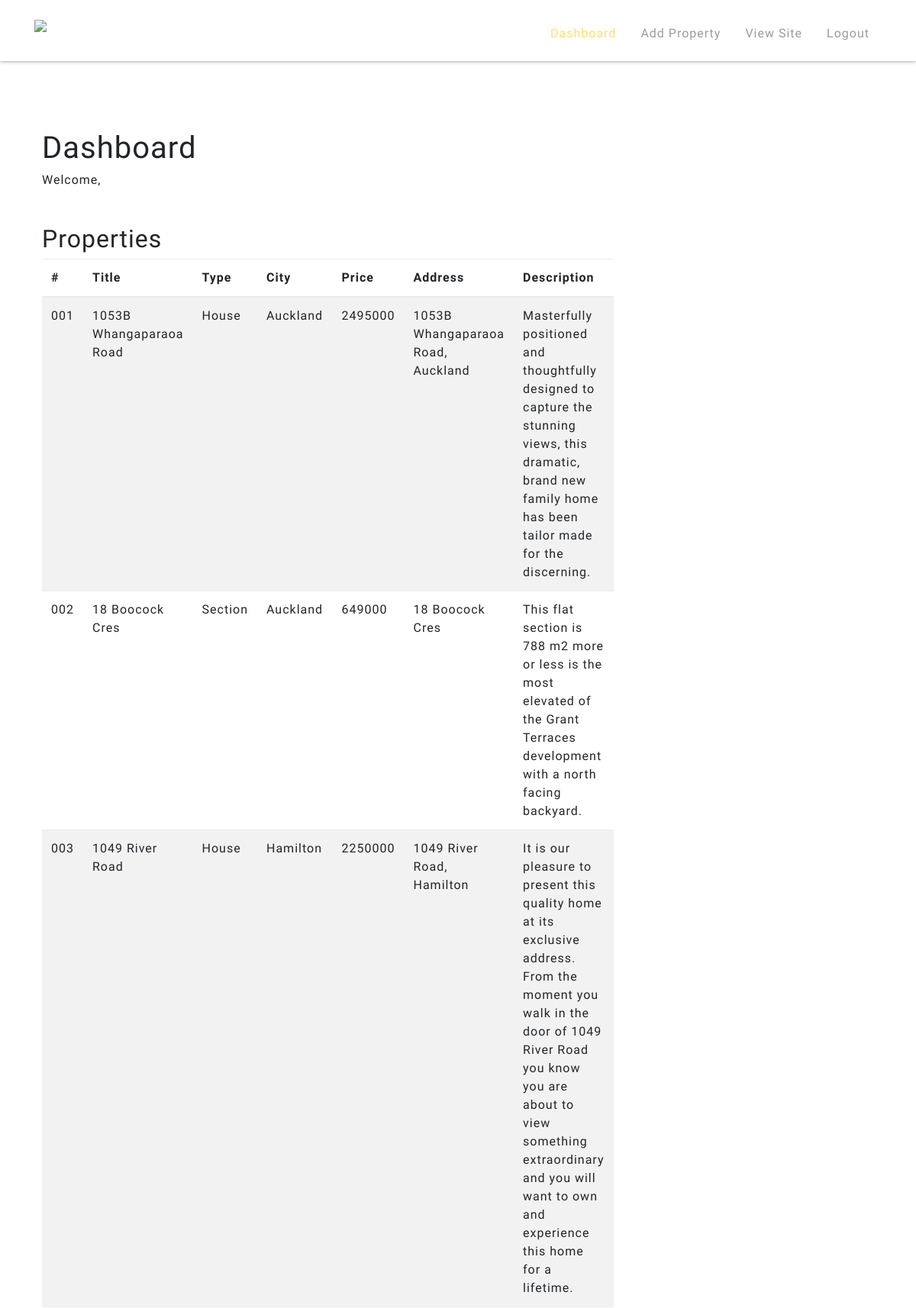
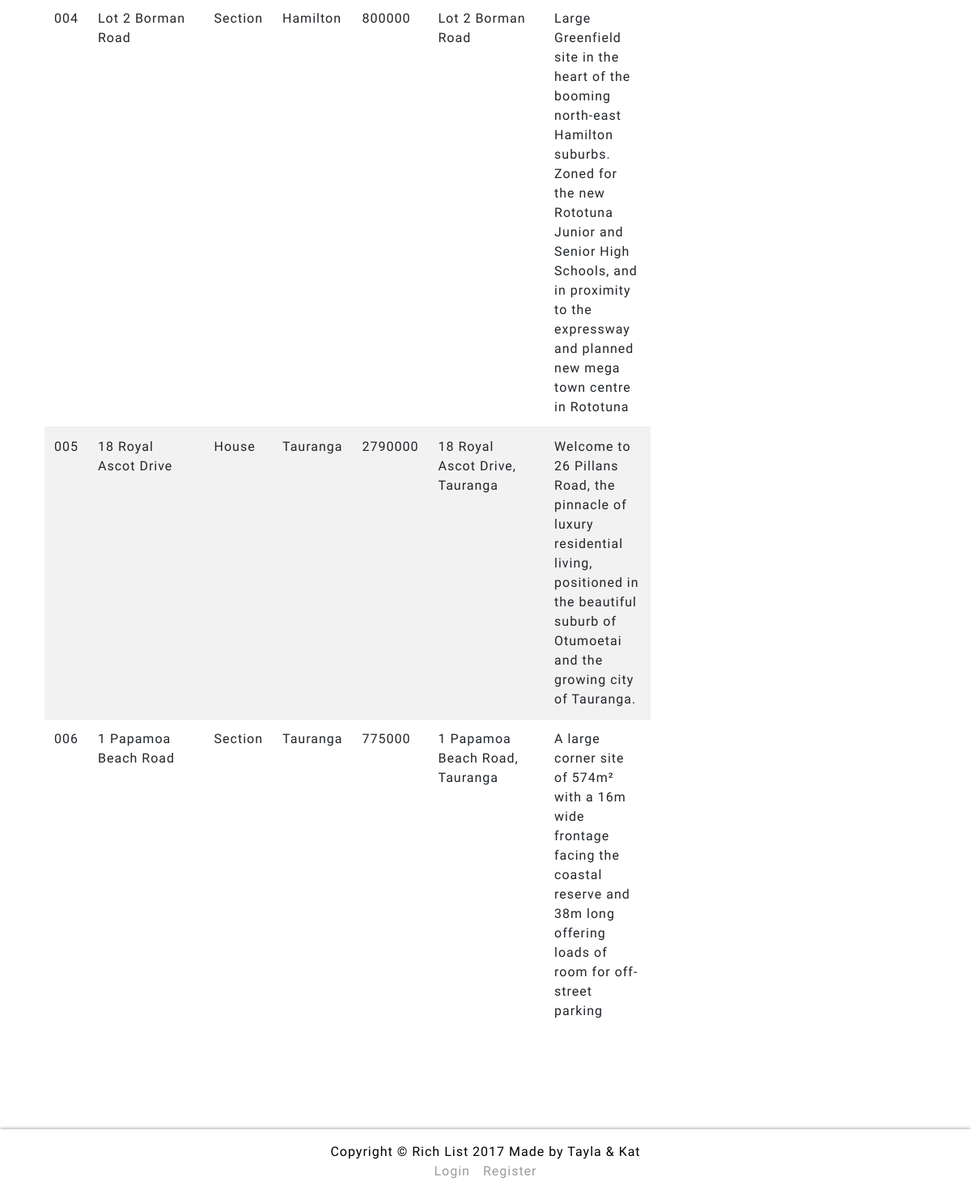
Screenshot of /dashboard-agent.php (signed in) with the database file from the repository (2 pictures, top to bottom).
### tables this page shows
CREATE TABLE properties (
Property_ID INT(3) ZEROFILL NOT NULL AUTO_INCREMENT PRIMARY KEY,
Image_URL TEXT(500) NOT NULL,
Title VARCHAR(80) NOT NULL,
Type VARCHAR(20) NOT NULL,
City VARCHAR(20) NOT NULL,
Price INT(8) NOT NULL,
Address VARCHAR(255) NOT NULL,
Description TEXT NOT NULL,
FOREIGN KEY (Type) REFERENCES property_type(Type),
FOREIGN KEY (City) REFERENCES cities(City)
) DEFAULT;

### dashboard-agent.php (the view, shortened to what this page needs)
<?php
$title = "Dashboard";
include 'dashboard-header.php';
?>
<div class="container">
    <main class="col-xs-12 pt-3" role="main">
        <h1>Dashboard</h1>
        <span class="welcome">Welcome, <?php echo $_SESSION['first_name']; ?></span>
        <h2>Properties</h2>
        <div class="table-responsive">
            <table class="table table-striped">
                <thead>
                    <tr>
                        <th>#</th>
                        <th>Title</th>
                        <th>Type</th>
                        <th>City</th>
                        <th>Price</th>
                        <th>Address</th>
                        <th>Description</th>
                    </tr>
                </thead>
                <tbody>
                    <?php
                    include('config.php');
                    $sql = "SELECT * FROM properties ORDER BY Property_ID";
                    $result = $db->query($sql);
                    if ($result->num_rows > 0) {
                        while($row = $result->fetch_assoc()) {
                            echo "<tr><td>".$row["Property_ID"]."</td><td>".$row["Title"]."</td><td>".$row["Type"]."</td><td>".$row["City"]."</td><td>".$row["Price"]."</td><td>".$row["Address"]."</td><td>".$row["Description"]."</td></tr>";
                        }
                    } else {
                        echo "0 results";
                    }
                    ?>
                </tbody>
            </table>
        </div>
    </main>
</div>
<?php include 'dashboard-footer.php'; ?>

### dashboard-header.php (shortened to what this page needs)
<!DOCTYPE html>
<html lang="en">
<head>
    <link href="vendor/bootstrap/css/bootstrap.min.css" rel="stylesheet">
    <link href="css/one-page-wonder.css" rel="stylesheet">
</head>
<body>
    <nav class="navbar navbar-expand-lg navbar-dark fixed-top">
        <div class="container">
            <a class="navbar-brand" href="index.php"><img class="logo" src="images/logo.svg" alt="logo"></a>
            <div class="collapse navbar-collapse" id="navbarResponsive">
                <ul class="navbar-nav ml-auto">
                      <li class="nav-item <?php echo ($title == 'Dashboard') ? ' active' : ''; ?>">
                        <a class="nav-link" href= if"dashboard.php">Dashboard</a>
                    </li>
                     <li class="nav-item <?php echo ($title == 'Add Property') ? ' active' : ''; ?>">
                        <a class="nav-link" href="add-property.php">Add Property</a>
                    </li>
                    <li class="nav-item">
                        <a class="nav-link" href="index.html">View Site</a>
                    </li>
                      <li class="nav-item">
                        <a class="nav-link" href="logout.php">Logout</a>
                    </li>
                </ul>
            </div>
        </div>
    </nav>
    <div class="flex">

### dashboard-footer.php (shortened to what this page needs)
</div>
<footer>
    <div class="container">
        <p class="m-0 text-center">Copyright &copy; Rich List
            <?php echo date("Y"); ?>  Made by Tayla &amp; Kat<br><a href="login">Login</a><a href="register">Register</a></p>
    </div>
</footer>
</body>
</html>

### css/one-page-wonder.css (style rules this page uses)
body { padding-top: 60px; display: -webkit-box; display: -ms-flexbox; display: flex; -webkit-box-orient: vertical; -webkit-box-direction: normal; -ms-flex-direction: column; flex-direction: column; height: 100%; }
html { height: 100%; }
.flex { -webkit-box-flex: 1; -ms-flex: 1 0 auto; flex: 1 0 auto; padding: 6rem 0; }
footer a { padding: 0.5rem; }
footer { -ms-flex-negative: 0; flex-shrink: 0; padding: 1rem 0; }
a { color: #9b9b9b; }
.welcome { margin-bottom: 3rem; display: block; }
body { font-family: 'Product Sans', Arial, sans-serif; letter-spacing: 1px; }
.logo { width: 209px; height: auto; }
.navbar { background-color: white; -webkit-box-shadow: 0px 0px 5px #888888; box-shadow: 0px 0px 5px #888888; }
.navbar-dark .navbar-nav .nav-link, .navbar-dark .navbar-nav .nav-link:hover { color: #9b9b9b; }
.navbar-dark .navbar-nav .active>.nav-link { color: #ffdc73; }
footer { background-color: white; -webkit-box-shadow: 0px 0px 5px #888888; box-shadow: 0px 0px 5px #888888; color: black; }
main { background-color:; width: 30%; padding: 10px; display: inline-block; }
ul { color: #fff; display: inline-block; margin: 0.5rem 0 0; }
ul li { padding: 0.5rem; }

### rows the page displays
properties: Property_ID "001", Title "1053B Whangaparaoa Road", Type "House", City "Auckland", Price "2495000", Address "1053B Whangaparaoa Road, Auckland", Description "Masterfully positioned and thoughtfully designed to capture the stunning views, this dramatic, brand new family home has been tailor made for the discerning."
properties: Property_ID "002", Title "18 Boocock Cres", Type "Section", City "Auckland", Price "649000", Address "18 Boocock Cres", Description "This flat section is 788 m2 more or less is the most elevated of the Grant Terraces development with a north facing backyard."
properties: Property_ID "003", Title "1049 River Road", Type "House", City "Hamilton", Price "2250000", Address "1049 River Road, Hamilton", Description "It is our pleasure to present this quality home at its exclusive address. From the moment you walk in the door of 1049 River Road you know you are about to view something extraordinary and you will want to own and experience this home for a lifetime."
properties: Property_ID "004", Title "Lot 2 Borman Road", Type "Section", City "Hamilton", Price "800000", Address "Lot 2 Borman Road", Description "Large Greenfield site in the heart of the booming north-east Hamilton suburbs. Zoned for the new Rototuna Junior and Senior High Schools, and in proximity to the expressway and planned new mega town centre in Rototuna"
properties: Property_ID "005", Title "18 Royal Ascot Drive", Type "House", City "Tauranga", Price "2790000", Address "18 Royal Ascot Drive, Tauranga", Description "Welcome to 26 Pillans Road, the pinnacle of luxury residential living, positioned in the beautiful suburb of Otumoetai and the growing city of Tauranga."
properties: Property_ID "006", Title "1 Papamoa Beach Road", Type "Section", City "Tauranga", Price "775000", Address "1 Papamoa Beach Road, Tauranga", Description "A large corner site of 574m² with a 16m wide frontage facing the coastal reserve and 38m long offering loads of room for off-street parking"
